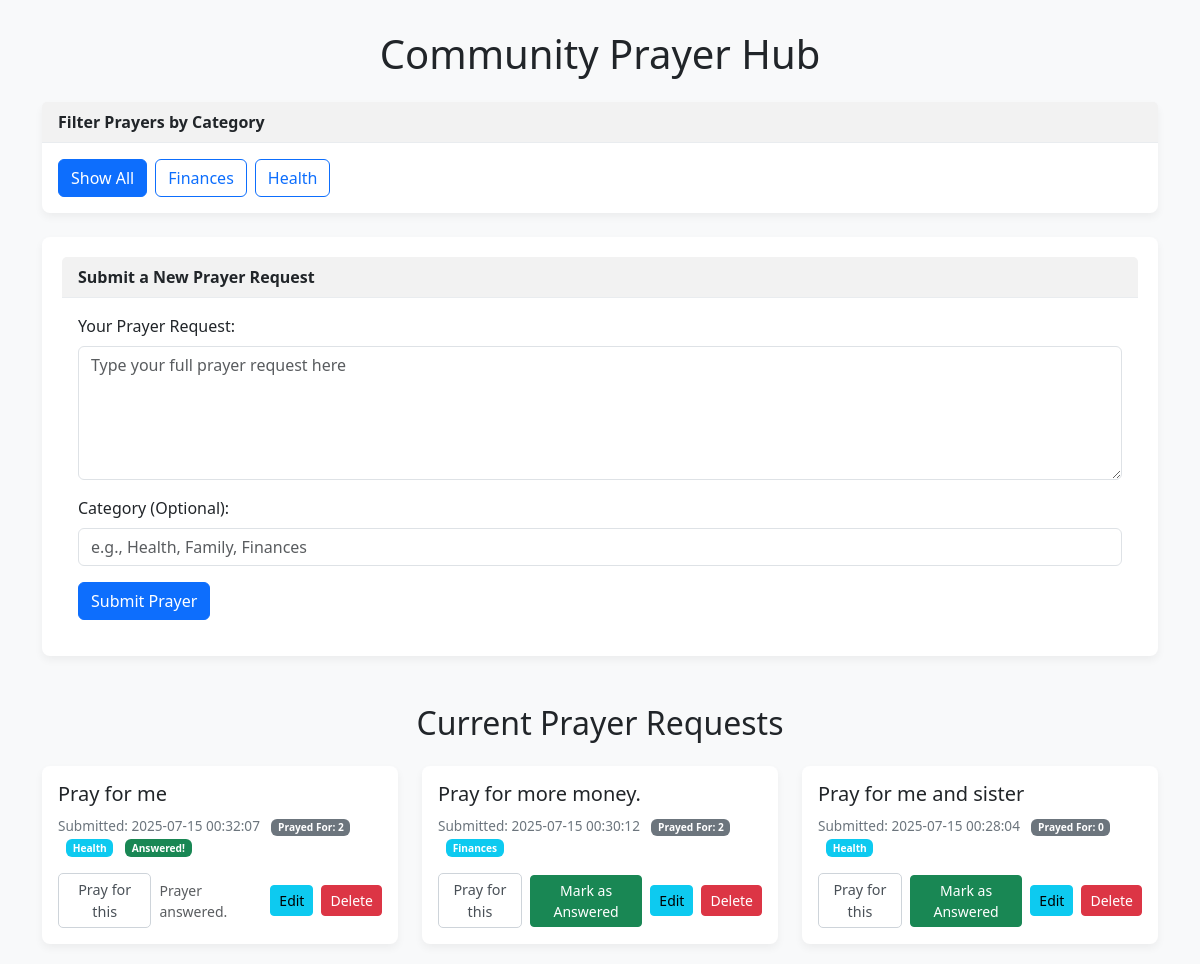
Before: / with the older database file.
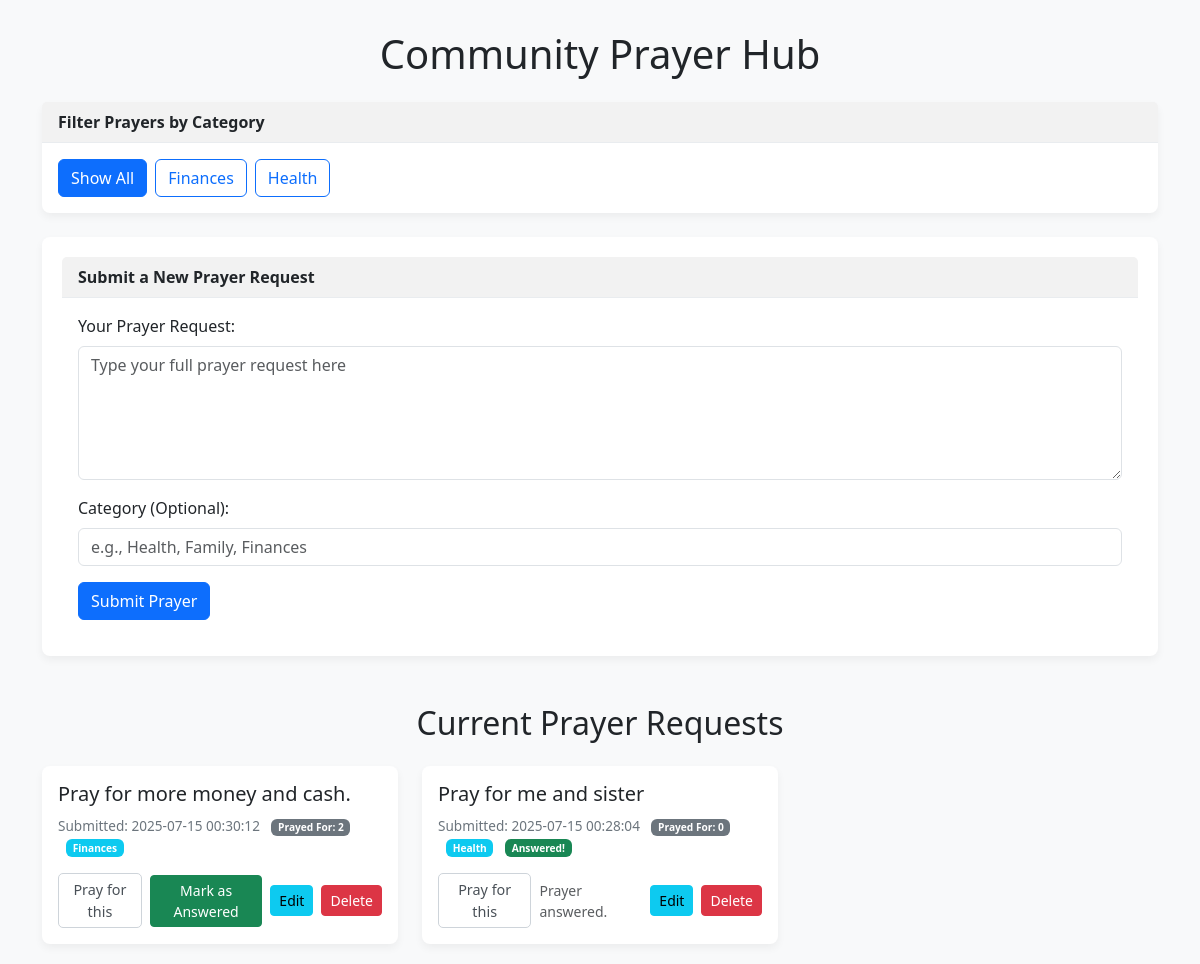
After: the same page with the newer database file.
### tables this page shows
CREATE TABLE requests (
            id INTEGER PRIMARY KEY AUTOINCREMENT,
            request_text TEXT NOT NULL,
            timestamp DATETIME DEFAULT CURRENT_TIMESTAMP,
            prayed_for_count INTEGER DEFAULT 0,
            category TEXT,
            is_answered INTEGER DEFAULT 0 -- NEW COLUMN ADDED HERE (0=False, 1=True)
        );

### app.py (the view)
@app.route('/')
def home():
    selected_category = request.args.get('category')
    conn = get_db_connection()
    if selected_category:
        db_requests = conn.execute(
            'SELECT id, request_text, timestamp, prayed_for_count, category, is_answered FROM requests WHERE category = ? ORDER BY timestamp DESC',
            (selected_category,)
        ).fetchall()
    else:
        db_requests = conn.execute(
            'SELECT id, request_text, timestamp, prayed_for_count, category, is_answered FROM requests ORDER BY timestamp DESC'
        ).fetchall()
    unique_categories = conn.execute('SELECT DISTINCT category FROM requests WHERE category IS NOT NULL AND category != "" ORDER BY category').fetchall()
    conn.close()
    return render_template('home.html',
                           requests=db_requests,
                           selected_category=selected_category,
                           unique_categories=unique_categories)

### app.py (called while the page is built)
def get_db_connection():
    conn = sqlite3.connect(DATABASE)
    conn.row_factory = sqlite3.Row # This makes rows behave like dictionaries, allowing access by column name
    return conn

### templates/home.html (shortened to what this page needs)
<!DOCTYPE html>
<html lang="en">
<head>
    <link href="https://cdn.jsdelivr.net/npm/bootstrap@5.3.3/dist/css/bootstrap.min.css" rel="stylesheet">
</head>
<body>
    <div class="container">
        <h1 class="my-4 text-center">Community Prayer Hub</h1>
        <div class="card mb-4">
            <div class="card-header">Filter Prayers by Category</div>
            <div class="card-body">
                <div class="d-flex flex-wrap gap-2">
                    <a href="{{ url_for('home') }}" class="btn {% if not selected_category %}btn-primary{% else %}btn-outline-primary{% endif %}">Show All</a>
                    {% for category_row in unique_categories %}
                        {% set category_name = category_row.category %}
                        <a href="{{ url_for('home', category=category_name) }}"
                           class="btn {% if selected_category == category_name %}btn-primary{% else %}btn-outline-primary{% endif %}">
                           {{ category_name }}
                        </a>
                    {% endfor %}
                </div>
            </div>
        </div>
        <div class="card form-card mb-5">
            <div class="card-header">
                Submit a New Prayer Request
            </div>
            <div class="card-body">
                <form action="/submit_request" method="POST">
                    <div class="mb-3">
                        <label for="request_text" class="form-label">Your Prayer Request:</label>
                        <textarea class="form-control" id="request_text" name="request_text" rows="5" required placeholder="Type your full prayer request here"></textarea>
                    </div>
                    <div class="mb-3">
                        <label for="category" class="form-label">Category (Optional):</label>
                        <input type="text" class="form-control" id="category" name="category" placeholder="e.g., Health, Family, Finances">
                    </div>
                    <button type="submit" class="btn btn-primary">Submit Prayer</button>
                </form>
            </div>
        </div>
        <h2 class="mb-4 text-center">Current Prayer Requests</h2>
        <div class="row">
            {% if requests %}
                {% for request in requests %}
                    <div class="col-md-6 col-lg-4">
                        <div class="card prayer-item-card">
                            <div class="card-body">
                                <h5 class="card-title">{{ request.request_text }}</h5>
                                <div class="prayer-meta">
                                    Submitted: {{ request.timestamp }}
                                    <span class="badge bg-secondary ms-2">Prayed For: {{ request.prayed_for_count }}</span>
                                    {% if request.category %}
                                        <span class="badge bg-info ms-2">{{ request.category }}</span>
                                    {% endif %}
                                    {% if request.is_answered %}
                                        <span class="badge bg-success ms-2">Answered!</span>
                                    {% endif %}
                                </div>
                                <div class="d-flex justify-content-between align-items-center mt-3">
                                    <form action="{{ url_for('increment_pray_count', request_id=request.id) }}" method="POST" class="me-2">
                                        <button type="submit" class="btn btn-light-outline">Pray for this</button>
                                    </form>
                                    {% if not request.is_answered %}
                                        <form action="{{ url_for('mark_as_answered', request_id=request.id) }}" method="POST" class="me-2">
                                            <button type="submit" class="btn btn-success btn-sm">Mark as Answered</button>
                                        </form>
                                    {% else %}
                                        <small class="text-muted me-2">Prayer answered.</small>
                                    {% endif %}
                                    <a href="{{ url_for('edit_request', request_id=request.id) }}" class="btn btn-info btn-sm me-2">Edit</a>
                                    <form action="{{ url_for('delete_request', request_id=request.id) }}" method="POST" onsubmit="return confirm('Are you sure you want to delete this prayer request?');">
                                        <button type="submit" class="btn btn-danger btn-sm">Delete</button>
                                    </form>
                                </div>
                            </div>
                        </div>
                    </div>
                {% endfor %}
            {% else %}
                <p class="text-center">No prayer requests submitted yet. Be the first!</p>
            {% endif %}
        </div>
    </div>
</body>
</html>

### templates/home.html (style rules this page uses)
body { background-color: #f8f9fa; }
.container { margin-top: 30px; }
.card { margin-bottom: 20px; border: none; border-radius: 8px; box-shadow: 0 4px 8px rgba(0,0,0,.05); }
.card-header { background-color: #f2f2f2; border-bottom: 1px solid #e9ecef; font-weight: bold; }
.form-card { background-color: #ffffff; padding: 20px; }
.prayer-item-card .card-body { position: relative; }
.prayer-meta { font-size: 0.85em; color: #6c757d; margin-top: 10px; }
.prayer-meta .badge { margin-left: 5px; }
.btn-light-outline { border: 1px solid #ced4da; color: #495057; background-color: #fff; padding: 5px 10px; border-radius: 5px; font-size: 0.9em; }
.prayer-item-card .card-title { margin-bottom: 0.5rem; }

Changed rows visible on the page:
removed requests: request_text "Pray for me", timestamp "2025-07-15 00:32:07", prayed_for_count "2", category "Health", is_answered "Answered!"
changed requests "Finances": request_text "Pray for more money." → "Pray for more money and cash."
changed requests "Pray for me and sister": is_answered "Mark as Answered" → "Answered! Prayer answered."
